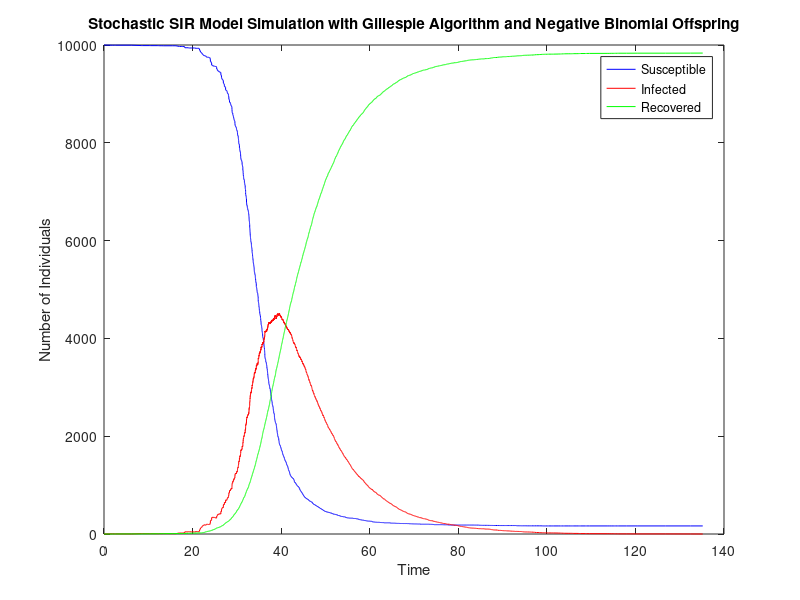

Source code (MATLAB):
% Parameters
N = 10000;
beta = 0.2;      % Transmission rate
gamma = 0.1;     % Recovery rate
k = 0.1;         % Dispersion parameter for the negative binomial distribution

% Variables for storing the time series data
T = [];
S_pop = [];
I_pop = [];
R_pop = [];


% Counter for the total number of infections
total_infections = 0;

% Repeat the simulation until at least 100 infections in total
while total_infections < 100
    % Reset initial conditions
    S = N - 1;
    I = 1;
    R = 0;
    t = 0;
    total_infections = I; % Start counting infections from the initial infected individual

    % Store time and populations
    T_current = [t];
    S_current = [S];
    I_current = [I];
    R_current = [R];
    offsprings = [0];

    while I > 0 && S > 0
        % compute the current R
        R_val = (beta * S * I / N)/(gamma * I);
        % Calculate rates
        infection_rate = beta * S * I / N/ R_val;
        recovery_rate = gamma * I;
        total_rate = infection_rate + recovery_rate;

        % Time to next event
        tau = exprnd(1/total_rate);
        t = t + tau;

        % Determine the next event
        if rand < (infection_rate / total_rate)
            % Infection event: draw the number of new infections from the negative binomial distribution
            % sample the new number of infections from the negative binomial distribution, such
            % that the mean is R and the variance is k.
            R_nb = beta/gamma;

            num_new_infections = nbinrnd(R_nb*k, k/(k+R_nb));
            num_new_infections = min(num_new_infections, S); % Can't infect more than the number of susceptibles
            % for each num_new infections, pick if it hit a S or not, if it hit an S, then it's an infection
            tot_new_infections=0;
            if num_new_infections>0
                for i = 1:num_new_infections
                    if rand < S/N
                        tot_new_infections = tot_new_infections + 1;
                    end
                end
            end
            S = S - tot_new_infections;
            I = I + tot_new_infections;
            total_infections = total_infections + tot_new_infections; % Update total infections
            offsprings = [offsprings, tot_new_infections];
        else
            % Recovery event
            I = I - 1;
            R = R + 1;
        end

        % Update the arrays
        T_current = [T_current, t];
        S_current = [S_current, S];
        I_current = [I_current, I];
        R_current = [R_current, R];
    end

    % Check if the simulation had at least 100 infections, if not repeat
    if total_infections >= 100
        T = T_current;
        S_pop = S_current;
        I_pop = I_current;
        R_pop = R_current;
    end
end

% Plot the results
plot(T, S_pop, 'b', T, I_pop, 'r', T, R_pop, 'g');
legend('Susceptible', 'Infected', 'Recovered');
title('Stochastic SIR Model Simulation with Gillespie Algorithm and Negative Binomial Offspring');
xlabel('Time');
ylabel('Number of Individuals');
